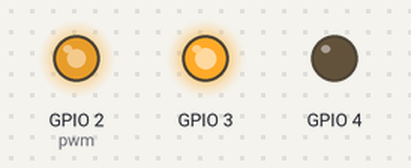
A program run on a simulated Raspberry Pi (BCM pin numbers). On the bench: output pins drawn as LEDs (lit = HIGH).

Above: at 0.05 s.
At 6.0 s:
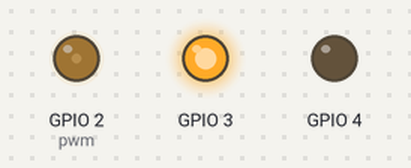
Timing chart, 0 to 7.8 s (numbered marks = the images above):
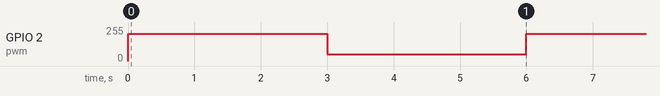

The program:

DJ_PWm.py
```python
# ！/user/bin/env python
# encoding:utf-8

import RPi.GPIO as GPIO
import time

GPIO.setmode(GPIO.BCM)
GPIO.setup(2,GPIO.OUT)
GPIO.setup(3,GPIO.OUT)
GPIO.setup(4,GPIO.OUT)

#创建一个 pwm 实例，需要两个参数，第一个是 GPIO 引脚号，这里用 2 脚,因为 2 脚与 A Enable 相连。
#第二个是频率(HZ)
pwm = GPIO.PWM(2,100)
# 以输出 90%占空比开始
pwm.start(100)

GPIO.output(2,True)
GPIO.output(3,True)
GPIO.output(4,False)

#  输出 90% 占空比的方波 3 秒，输出 30% 占空比的方波 3秒。如此往复。可以明显看到电机转速的变化。
while True:
	pwm.ChangeDutyCycle(80)
	time.sleep(3)
	pwm.ChangeDutyCycle(20)
	time.sleep(3)
```

Measured:
- by itself, GPIO 2 (pwm): alternates 204/255 for 3.0 s and 51/255 for 3.0 s
